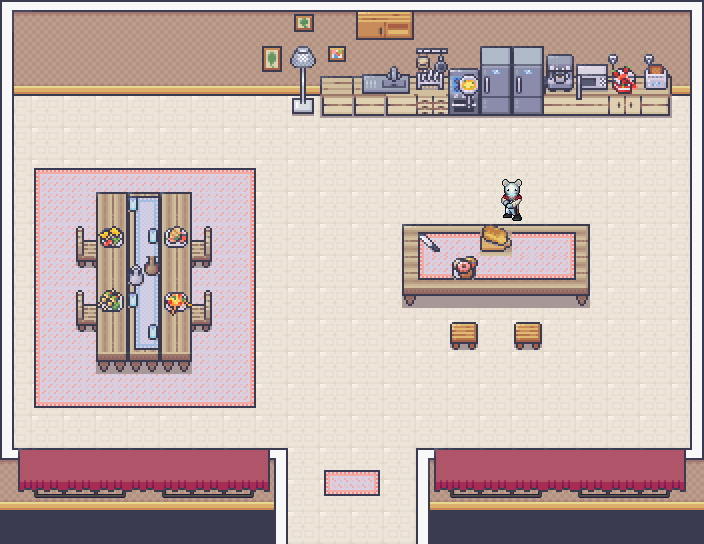

This is a level from a 2D game, rendered from its Tiled map with the project's own tilesets. A one-line summary and the map file follow, with tile-layer data summarised:
An orthogonal 22x17 tile map with 32x32 px tiles, 8 tile layers (outside, floor, carpet, borders, ...), 5 tilesets.

<map version="1.10" tiledversion="1.10.2" orientation="orthogonal" renderorder="right-down" width="22" height="17" tilewidth="32" tileheight="32" infinite="0" nextlayerid="16" nextobjectid="1">
 <editorsettings>
  <export target="level3.tmj" format="json" />
 </editorsettings>
 <tileset firstgid="1" name="12_Kitchen_32x32" tilewidth="32" tileheight="32" tilecount="784" columns="16">
  <image source="items/12_Kitchen_32x32.png" width="512" height="1568" />
 </tileset>
 <tileset firstgid="785" name="Room_Builder_32x32" tilewidth="32" tileheight="32" tilecount="8284" columns="76">
  <image source="wallnfloor/Room_Builder_32x32.png" width="2432" height="3488" />
 </tileset>
 <tileset firstgid="9069" name="trimsanddoors" tilewidth="32" tileheight="32" tilecount="750" columns="15">
  <image source="wallnfloor/trimsanddoors.png" width="480" height="1600" />
 </tileset>
 <tileset firstgid="9819" name="food" tilewidth="32" tileheight="32" tilecount="16" columns="4">
  <image source="items/food.png" width="128" height="128" />
 </tileset>
 <tileset firstgid="10529" name="Daren" tilewidth="32" tileheight="32" tilecount="1092" columns="26">
  <image source="character/Daren.png" width="832" height="1344" />
 </tileset>
 <layer id="15" name="outside" width="22" height="17">
  <data>[374 cells, 346 non-empty, 2 distinct tile ids]</data>
 </layer>
 <layer id="1" name="floor" width="22" height="17">
  <data>[374 cells, 320 non-empty, 1 distinct tile ids]</data>
 </layer>
 <layer id="12" name="carpet" width="22" height="17">
  <data>[374 cells, 159 non-empty, 17 distinct tile ids]</data>
 </layer>
 <layer id="3" name="borders" width="22" height="17">
  <data>[374 cells, 74 non-empty, 12 distinct tile ids]</data>
 </layer>
 <layer id="8" name="window" width="22" height="17">
  <data>[374 cells, 24 non-empty, 6 distinct tile ids]</data>
 </layer>
 <layer id="7" name="deco1" width="22" height="17">
  <data>[374 cells, 108 non-empty, 38 distinct tile ids]</data>
 </layer>
 <layer id="13" name="deco2" width="22" height="17">
  <data>[374 cells, 29 non-empty, 23 distinct tile ids]</data>
 </layer>
 <layer id="14" name="deco3" width="22" height="17">
  <data>[374 cells, 28 non-empty, 26 distinct tile ids]</data>
 </layer>
</map>
